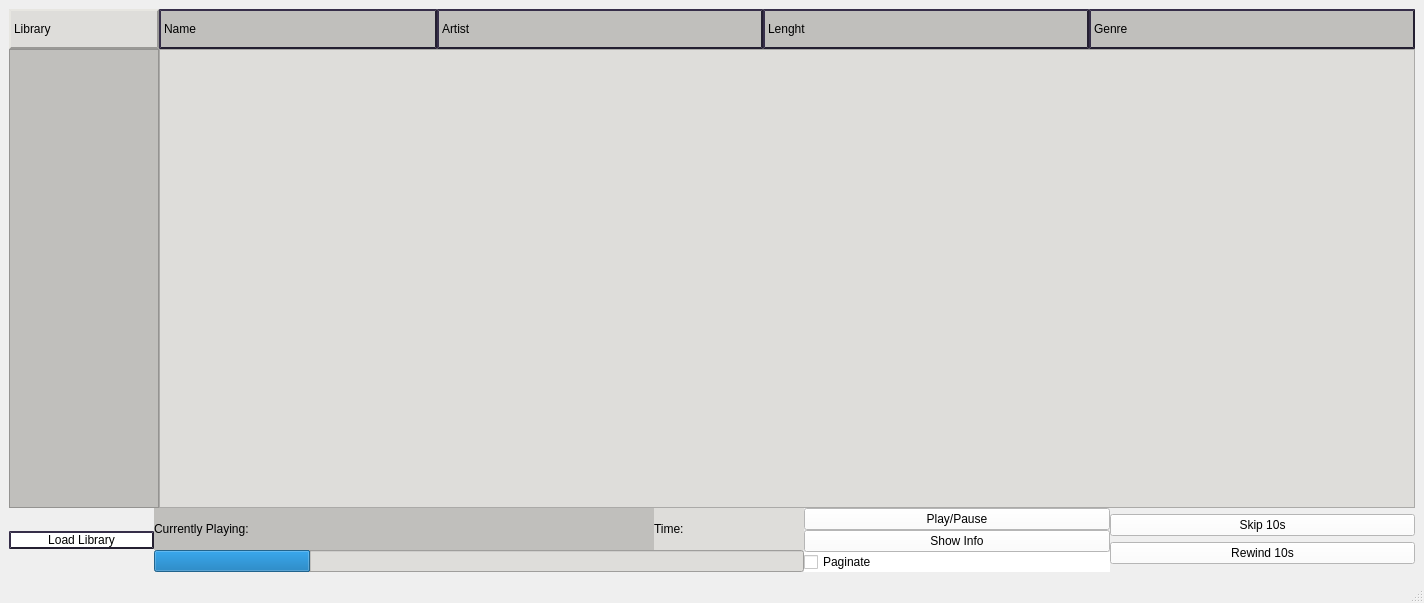
<?xml version="1.0" encoding="UTF-8"?>
<ui version="4.0">
 <class>MainWindow</class>
 <widget class="QMainWindow" name="MainWindow">
  <property name="enabled">
   <bool>true</bool>
  </property>
  <property name="geometry">
   <rect>
    <x>0</x>
    <y>0</y>
    <width>1337</width>
    <height>603</height>
   </rect>
  </property>
  <property name="windowTitle">
   <string>Odyssey Radio</string>
  </property>
  <property name="autoFillBackground">
   <bool>false</bool>
  </property>
  <widget class="QWidget" name="centralwidget">
   <layout class="QVBoxLayout" name="verticalLayout_2">
    <property name="spacing">
     <number>0</number>
    </property>
    <item>
     <layout class="QHBoxLayout" name="horizontalLayout_2">
      <property name="spacing">
       <number>0</number>
      </property>
      <item>
       <widget class="QLabel" name="LibraryLabel">
        <property name="minimumSize">
         <size>
          <width>150</width>
          <height>40</height>
         </size>
        </property>
        <property name="maximumSize">
         <size>
          <width>150</width>
          <height>16777215</height>
         </size>
        </property>
        <property name="styleSheet">
         <string notr="true">background-color: rgb(222, 221, 218);
border-color: rgb(154, 153, 150);
border-width: 2px;
border-style: outset;</string>
        </property>
        <property name="text">
         <string>&lt;html&gt;&lt;head/&gt;&lt;body&gt;&lt;p&gt;&lt;span style=&quot; color:#000000;&quot;&gt;Library&lt;/span&gt;&lt;/p&gt;&lt;/body&gt;&lt;/html&gt;</string>
        </property>
       </widget>
      </item>
      <item>
       <widget class="QLabel" name="NameLabel">
        <property name="minimumSize">
         <size>
          <width>278</width>
          <height>0</height>
         </size>
        </property>
        <property name="maximumSize">
         <size>
          <width>278</width>
          <height>40</height>
         </size>
        </property>
        <property name="styleSheet">
         <string notr="true">color: rgb(0, 0, 0);
background-color: rgb(192, 191, 188);
border-width: 2px;
border-style: outset;
border-color: rgb(36, 31, 49);</string>
        </property>
        <property name="text">
         <string>&lt;html&gt;&lt;head/&gt;&lt;body&gt;&lt;p&gt;Name&lt;/p&gt;&lt;/body&gt;&lt;/html&gt;</string>
        </property>
       </widget>
      </item>
      <item>
       <widget class="QLabel" name="ArtistLabel">
        <property name="minimumSize">
         <size>
          <width>326</width>
          <height>0</height>
         </size>
        </property>
        <property name="maximumSize">
         <size>
          <width>326</width>
          <height>16777215</height>
         </size>
        </property>
        <property name="styleSheet">
         <string notr="true">color: rgb(0, 0, 0);
background-color: rgb(192, 191, 188);
border-color: rgb(36, 31, 49);
border-width: 2px;
border-style: outset;</string>
        </property>
        <property name="text">
         <string>Artist</string>
        </property>
       </widget>
      </item>
      <item>
       <widget class="QLabel" name="LengthLabel">
        <property name="minimumSize">
         <size>
          <width>326</width>
          <height>0</height>
         </size>
        </property>
        <property name="maximumSize">
         <size>
          <width>326</width>
          <height>16777215</height>
         </size>
        </property>
        <property name="styleSheet">
         <string notr="true">color: rgb(0, 0, 0);
background-color: rgb(192, 191, 188);
border-color: rgb(36, 31, 49);
border-width: 2px;
border-style: outset;</string>
        </property>
        <property name="text">
         <string>Lenght</string>
        </property>
       </widget>
      </item>
      <item>
       <widget class="QLabel" name="GenreLabel">
        <property name="minimumSize">
         <size>
          <width>326</width>
          <height>0</height>
         </size>
        </property>
        <property name="styleSheet">
         <string notr="true">color: rgb(0, 0, 0);
background-color: rgb(192, 191, 188);
border-color: rgb(36, 31, 49);
border-width: 2px;
border-style: outset;</string>
        </property>
        <property name="text">
         <string>Genre</string>
        </property>
       </widget>
      </item>
     </layout>
    </item>
    <item>
     <layout class="QHBoxLayout" name="horizontalLayout_3">
      <property name="spacing">
       <number>0</number>
      </property>
      <item>
       <widget class="QListView" name="listViewLibrary">
        <property name="minimumSize">
         <size>
          <width>150</width>
          <height>0</height>
         </size>
        </property>
        <property name="maximumSize">
         <size>
          <width>150</width>
          <height>16777215</height>
         </size>
        </property>
        <property name="styleSheet">
         <string notr="true">color: rgb(0, 0, 0);
background-color: rgb(192, 191, 188);</string>
        </property>
       </widget>
      </item>
      <item>
       <widget class="QListView" name="listViewTracks">
        <property name="minimumSize">
         <size>
          <width>1113</width>
          <height>0</height>
         </size>
        </property>
        <property name="styleSheet">
         <string notr="true">background-color: rgb(222, 221, 218);
alternate-background-color: rgb(154, 153, 150);
color: rgb(0, 0, 0);</string>
        </property>
        <property name="alternatingRowColors">
         <bool>true</bool>
        </property>
       </widget>
      </item>
     </layout>
    </item>
    <item>
     <layout class="QHBoxLayout" name="horizontalLayout_5">
      <item>
       <widget class="QPushButton" name="LoadButton">
        <property name="minimumSize">
         <size>
          <width>145</width>
          <height>0</height>
         </size>
        </property>
        <property name="maximumSize">
         <size>
          <width>140</width>
          <height>16777215</height>
         </size>
        </property>
        <property name="styleSheet">
         <string notr="true">background-color: rgb(255, 255, 255);
color: rgb(0, 0, 0);
border-width: 2px;
border-style: outset;
border-color: rgb(36, 31, 49);</string>
        </property>
        <property name="text">
         <string>Load Library</string>
        </property>
       </widget>
      </item>
      <item>
       <layout class="QVBoxLayout" name="verticalLayout_7">
        <item>
         <layout class="QHBoxLayout" name="horizontalLayout_7">
          <property name="spacing">
           <number>0</number>
          </property>
          <item>
           <widget class="QLabel" name="PlayingLabelNoChange">
            <property name="minimumSize">
             <size>
              <width>100</width>
              <height>0</height>
             </size>
            </property>
            <property name="maximumSize">
             <size>
              <width>130</width>
              <height>16777215</height>
             </size>
            </property>
            <property name="styleSheet">
             <string notr="true">color: rgb(0, 0, 0);
background-color: rgb(192, 191, 188);</string>
            </property>
            <property name="text">
             <string>Currently Playing:</string>
            </property>
           </widget>
          </item>
          <item>
           <widget class="QLabel" name="PlayingLabel">
            <property name="minimumSize">
             <size>
              <width>400</width>
              <height>0</height>
             </size>
            </property>
            <property name="styleSheet">
             <string notr="true">background-color: rgb(192, 191, 188);
color: rgb(0, 0, 0);</string>
            </property>
            <property name="text">
             <string/>
            </property>
           </widget>
          </item>
          <item>
           <widget class="QLabel" name="TimeLabel">
            <property name="minimumSize">
             <size>
              <width>150</width>
              <height>0</height>
             </size>
            </property>
            <property name="maximumSize">
             <size>
              <width>150</width>
              <height>16777215</height>
             </size>
            </property>
            <property name="styleSheet">
             <string notr="true">background-color: rgb(222, 221, 218);
color: rgb(0, 0, 0);</string>
            </property>
            <property name="text">
             <string>Time:</string>
            </property>
           </widget>
          </item>
         </layout>
        </item>
        <item>
         <widget class="QProgressBar" name="TimeProgressBar">
          <property name="sizePolicy">
           <sizepolicy hsizetype="Preferred" vsizetype="Fixed">
            <horstretch>0</horstretch>
            <verstretch>0</verstretch>
           </sizepolicy>
          </property>
          <property name="maximumSize">
           <size>
            <width>16777215</width>
            <height>16777215</height>
           </size>
          </property>
          <property name="layoutDirection">
           <enum>Qt::LeftToRight</enum>
          </property>
          <property name="autoFillBackground">
           <bool>false</bool>
          </property>
          <property name="styleSheet">
           <string notr="true">color: rgb(222, 221, 218);
background-color: rgb(222, 221, 218);</string>
          </property>
          <property name="value">
           <number>24</number>
          </property>
          <property name="alignment">
           <set>Qt::AlignCenter</set>
          </property>
          <property name="textVisible">
           <bool>false</bool>
          </property>
          <property name="orientation">
           <enum>Qt::Horizontal</enum>
          </property>
         </widget>
        </item>
       </layout>
      </item>
      <item>
       <layout class="QVBoxLayout" name="verticalLayout_5">
        <property name="spacing">
         <number>0</number>
        </property>
        <item>
         <widget class="QPushButton" name="PlayButton">
          <property name="styleSheet">
           <string notr="true">color: rgb(0, 0, 0);
background-color: rgb(255, 255, 255);</string>
          </property>
          <property name="text">
           <string>Play/Pause</string>
          </property>
         </widget>
        </item>
        <item>
         <widget class="QPushButton" name="HowInfoButton">
          <property name="styleSheet">
           <string notr="true">color: rgb(0, 0, 0);
background-color: rgb(255, 255, 255);</string>
          </property>
          <property name="text">
           <string>Show Info</string>
          </property>
         </widget>
        </item>
        <item>
         <widget class="QCheckBox" name="PaginateCheckbox">
          <property name="styleSheet">
           <string notr="true">color: rgb(0, 0, 0);
background-color: rgb(255, 255, 255);</string>
          </property>
          <property name="text">
           <string>Paginate</string>
          </property>
         </widget>
        </item>
       </layout>
      </item>
      <item>
       <layout class="QVBoxLayout" name="verticalLayout_8">
        <property name="spacing">
         <number>0</number>
        </property>
        <item>
         <widget class="QPushButton" name="SkipButton">
          <property name="minimumSize">
           <size>
            <width>147</width>
            <height>0</height>
           </size>
          </property>
          <property name="maximumSize">
           <size>
            <width>16777215</width>
            <height>16777215</height>
           </size>
          </property>
          <property name="styleSheet">
           <string notr="true">background-color: rgb(255, 255, 255);
color: rgb(0, 0, 0);</string>
          </property>
          <property name="text">
           <string>Skip 10s</string>
          </property>
         </widget>
        </item>
        <item>
         <widget class="QPushButton" name="RewindButton">
          <property name="minimumSize">
           <size>
            <width>147</width>
            <height>0</height>
           </size>
          </property>
          <property name="maximumSize">
           <size>
            <width>16777215</width>
            <height>16777215</height>
           </size>
          </property>
          <property name="styleSheet">
           <string notr="true">background-color: rgb(255, 255, 255);
color: rgb(0, 0, 0);</string>
          </property>
          <property name="text">
           <string>Rewind 10s</string>
          </property>
         </widget>
        </item>
       </layout>
      </item>
     </layout>
    </item>
   </layout>
  </widget>
  <widget class="QStatusBar" name="statusbar"/>
 </widget>
 <resources/>
 <connections/>
</ui>
